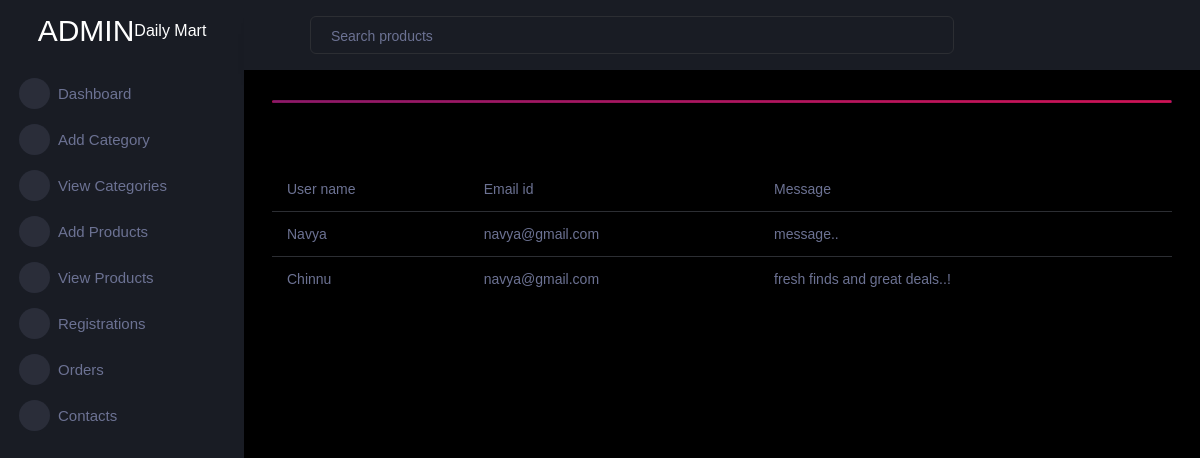
/view_contact, run on the app's committed database.
### AdminApp/models.py (models this page shows)
class Contact(models.Model):
    Name=models.CharField(max_length=50)
    Email=models.EmailField(max_length=50)
    Message=models.CharField(max_length=100)

### AdminApp/views.py (the view)
# urls.py: path('view_contact',views.view_contact,name='view_contact'),
def view_contact(request):
    data=Contact.objects.all()
    return render(request,'view_contact.html',{'data':data})

### AdminApp/templates/view_contact.html
{% extends 'admin.html' %}
{%block contents %}
                <table class="table">
                  <thead>
                    <tr>
                      <th>User name </th>
                      <th>Email id</th>
                      <th>Message</th>
                    </tr>
                  </thead>
                    {% for i in data%}
                    <tr>
                      <td>{{i.Name}}</td>
                      <td>{{i.Email}}</td>
                      <td>{{i.Message}}</td>
                    </tr>
                    {% endfor %}
                    {% endblock %}

### data on the page
Contact: Name "Navya", Email "navya@gmail.com", Message "message.."
Contact: Name "Chinnu", Email "navya@gmail.com", Message "fresh finds and great deals..!"
